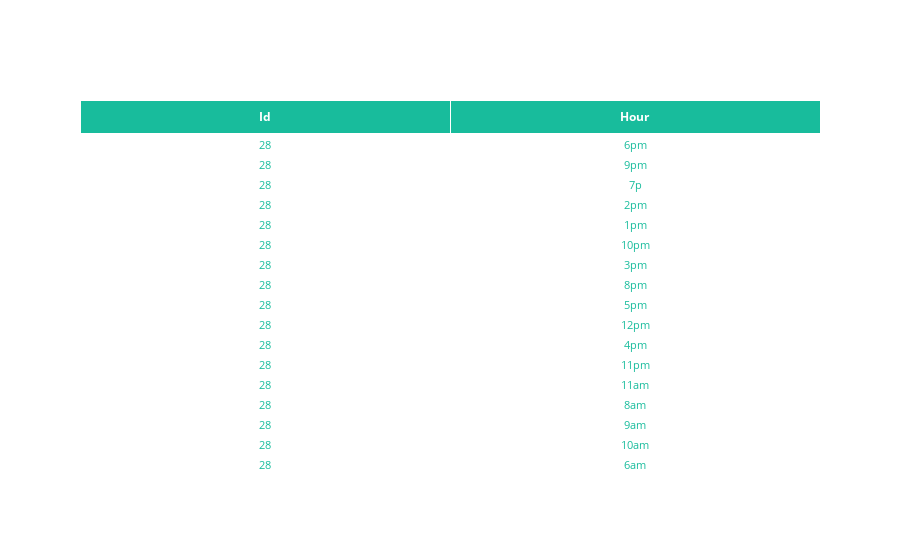

The notebook cell saved with this chart:
### Code cell
fig = go.Figure(data=[go.Table(
  header=dict(
    values=['<b>Id</b>','<b>Hour</b>'],
    line_color='white', fill_color='#18bc9c', font=dict(color="white"),
    align='center',
  ),
  cells=dict(
    values=[light_3["number"], light_3["hour"]],
    #line_color=[np.array(colors)[a],np.array(colors)[b], np.array(colors)[c]],
    #fill_color=[np.array(colors)[a],np.array(colors)[b], np.array(colors)[c]],
    align='center', fill_color='white', font=dict(color='#18bc9c', size=11)
    ))
])

fig.show()

### Figure 1 — Plotly figure (JSON) as saved in the notebook; plotly's stock layout.template omitted (floating-point values rounded to 4 significant figures; data arrays with more than 128 entries replaced by an {"elided": "..."} marker saying what was removed)
{"data": [{"cells": {"align": "center", "fill": {"color": "white"}, "font": {"color": "#18bc9c", "size": 11}, "values": {"elided": "2x117 mixed values"}}, "header": {"align": "center", "fill": {"color": "#18bc9c"}, "font": {"color": "white"}, "line": {"color": "white"}, "values": ["<b>Id</b>", "<b>Hour</b>"]}, "type": "table"}], "layout": {}}
